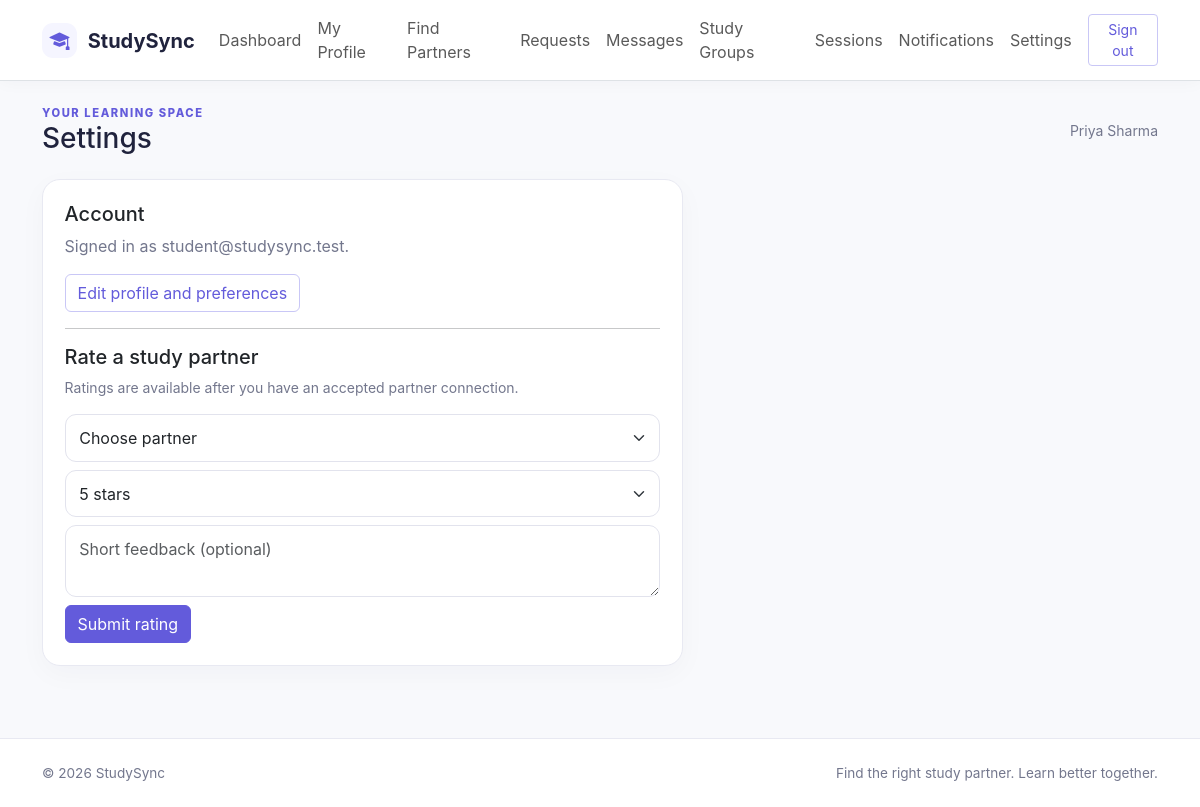
The page /student/settings.php (signed in) on the database its author committed.
### tables this page shows
CREATE TABLE student_profiles(user_id BIGINT UNSIGNED PRIMARY KEY,college VARCHAR(180) NOT NULL DEFAULT '',course VARCHAR(120) NOT NULL DEFAULT '',semester TINYINT UNSIGNED NULL,about TEXT NULL,learning_goals TEXT NULL,study_mode ENUM('Online','Offline','Both') NULL,availability_days VARCHAR(100) NULL,start_time TIME NULL,end_time TIME NULL,languages VARCHAR(180) NULL,avatar VARCHAR(255) NULL,FOREIGN KEY(user_id) REFERENCES users(id) ON DELETE CASCADE);

CREATE TABLE users(id BIGINT UNSIGNED AUTO_INCREMENT PRIMARY KEY,name VARCHAR(120) NOT NULL,email VARCHAR(190) NOT NULL UNIQUE,password VARCHAR(255) NOT NULL,role ENUM('student','admin') NOT NULL DEFAULT 'student',status ENUM('active','inactive') NOT NULL DEFAULT 'active',created_at TIMESTAMP NOT NULL DEFAULT CURRENT_TIMESTAMP,updated_at TIMESTAMP NOT NULL DEFAULT CURRENT_TIMESTAMP ON UPDATE CURRENT_TIMESTAMP,INDEX(role,status));

### config/database.php (called while the page is built, shortened)
<?php
function db(): PDO {
    static $pdo;
    if (!$pdo) {
        $pdo = new PDO('mysql:host='.DB_HOST.';dbname='.DB_NAME.';charset=utf8mb4', DB_USER, DB_PASS, [PDO::ATTR_ERRMODE=>PDO::ERRMODE_EXCEPTION, PDO::ATTR_DEFAULT_FETCH_MODE=>PDO::FETCH_ASSOC, PDO::ATTR_EMULATE_PREPARES=>false]);
    }
    return $pdo;
}

### student/settings.php (the view)
<?php require_once __DIR__.'/../includes/functions.php';$u=require_login();page_start('Settings'); ?><div class="row g-4"><div class="col-lg-7"><div class="card"><div class="card-body"><h2 class="h5">Account</h2><p class="text-secondary">Signed in as <?= e($u['email']) ?>.</p><a href="edit-profile.php" class="btn btn-outline-primary">Edit profile and preferences</a><hr><h2 class="h5">Rate a study partner</h2><p class="small text-secondary">Ratings are available after you have an accepted partner connection.</p><form method="post" action="../actions/rating.php"><input type="hidden" name="csrf" value="<?= e(csrf()) ?>"><select class="form-select mb-2" name="ratee_id" required><option value="">Choose partner</option><?php $q=db()->prepare("SELECT DISTINCT u.id,u.name FROM users u JOIN study_requests r ON r.status='accepted' AND ((r.sender_id=? AND r.receiver_id=u.id) OR (r.receiver_id=? AND r.sender_id=u.id))");$q->execute([(int)$u['id'],(int)$u['id']]);foreach($q as $r): ?><option value="<?= $r['id'] ?>"><?= e($r['name']) ?></option><?php endforeach ?></select><select class="form-select mb-2" name="rating"><option value="5">5 stars</option><option value="4">4 stars</option><option value="3">3 stars</option><option value="2">2 stars</option><option value="1">1 star</option></select><textarea class="form-control mb-2" name="feedback" maxlength="500" placeholder="Short feedback (optional)"></textarea><button class="btn btn-primary">Submit rating</button></form></div></div></div></div><?php page_end(); ?>

### includes/functions.php (shortened to what this page needs)
<?php
require_once __DIR__.'/../config/database.php';
function e($v): string { return htmlspecialchars((string)$v, ENT_QUOTES|ENT_SUBSTITUTE, 'UTF-8'); }
function current_user(): ?array { if(empty($_SESSION['uid'])) return null; $q=db()->prepare('SELECT u.id,u.name,u.email,u.role,u.status,p.college,p.course,p.semester,p.avatar FROM users u LEFT JOIN student_profiles p ON p.user_id=u.id WHERE u.id=?'); $q->execute([$_SESSION['uid']]); return $q->fetch() ?: null; }
function page_start(string $title,bool $admin=false): void { $u=current_user(); $flash=$_SESSION['flash']??null;unset($_SESSION['flash']); echo '<!doctype html><html lang="en"><head><meta charset="utf-8"><meta name="viewport" content="width=device-width, initial-scale=1"><title>'.e($title).' · StudySync</title><link href="https://cdn.jsdelivr.net/npm/bootstrap@5.3.3/dist/css/bootstrap.min.css" rel="stylesheet"><link href="https://cdn.jsdelivr.net/npm/bootstrap-icons@1.11.3/font/bootstrap-icons.min.css" rel="stylesheet"><link href="'.(str_contains($_SERVER['PHP_SELF'],'/student/')||str_contains($_SERVER['PHP_SELF'],'/admin/')?'../':'').'assets/css/style.css" rel="stylesheet"></head><body><nav class="navbar navbar-expand-lg bg-white border-bottom sticky-top"><div class="container"><a class="navbar-brand fw-bold" href="'.(str_contains($_SERVER['PHP_SELF'],'/student/')?'dashboard.php':'index.php').'"><span class="brand-icon"><i class="bi bi-mortarboard-fill"></i></span> StudySync</a><button class="navbar-toggler" data-bs-toggle="collapse" data-bs-target="#nav"><span class="navbar-toggler-icon"></span></button><div id="nav" class="collapse navbar-collapse"><div class="navbar-nav ms-auto align-items-lg-center">'; if($u){$base=$admin?'../admin/':'../student/';$items=$admin?['Dashboard'=>'dashboard.php','Students'=>'students.php','Subjects'=>'catalog.php?type=subject','Skills'=>'catalog.php?type=skill','Groups'=>'groups.php','Reports'=>'reports.php','Feedback'=>'feedback.php']:['Dashboard'=>'dashboard.php','My Profile'=>'profile.php','Find Partners'=>'find-partners.php','Requests'=>'requests.php','Messages'=>'messages.php','Study Groups'=>'groups.php','Sessions'=>'sessions.php','Notifications'=>'notifications.php','Settings'=>'settings.php']; foreach($items as $n=>$url)echo '<a class="nav-link" href="'.$base.$url.'">'.e($n).'</a>';echo '<a class="btn btn-sm btn-outline-primary ms-lg-2" href="'.($admin?'../':'').'logout.php">Sign out</a>'; } else echo '<a class="nav-link" href="'.(str_contains($_SERVER['PHP_SELF'],'about.php')?'../':'').'index.php#how">How it works</a><a class="nav-link" href="'.(str_contains($_SERVER['PHP_SELF'],'about.php')?'about.php':'about.php').'"><span>About</span></a><a class="nav-link" href="'.(str_contains($_SERVER['PHP_SELF'],'about.php')?'../':'').'login.php">Login</a><a class="btn btn-primary ms-lg-2" href="'.(str_contains($_SERVER['PHP_SELF'],'about.php')?'../':'').'register.php">Get started</a>';echo '</div></div></div></nav><main class="container py-4">';if($flash)echo '<div class="alert alert-'.e($flash[0]).' alert-dismissible">'.e($flash[1]).'<button class="btn-close" data-bs-dismiss="alert"></button></div>'; if($u)echo '<div class="d-flex align-items-center justify-content-between mb-4"><div><div class="eyebrow">'.($admin?'ADMIN CONSOLE':'YOUR LEARNING SPACE').'</div><h1 class="h3 mb-0">'.e($title).'</h1></div><div class="small text-secondary">'.e($u['name']).'</div></div>'; }
function page_end(): void { echo '</main><footer class="footer py-4 mt-5"><div class="container d-flex justify-content-between"><span>© '.date('Y').' StudySync</span><span>Find the right study partner. Learn better together.</span></div></footer><script src="https://cdn.jsdelivr.net/npm/bootstrap@5.3.3/dist/js/bootstrap.bundle.min.js"></script><script src="'.(str_contains($_SERVER['PHP_SELF'],'/student/')||str_contains($_SERVER['PHP_SELF'],'/admin/')?'../':'').'assets/js/main.js"></script></body></html>'; }

### assets/css/style.css (style rules this page uses)
:root { --ink:#20233d;--muted:#73778d;--primary:#635bdb;--soft:#f5f5ff;--line:#e8e9f2 }
* { box-sizing:border-box }
body { background:#f8f9fc;color:var(--ink);font-family:Inter,ui-sans-serif,system-ui,-apple-system,"Segoe UI",sans-serif }
.navbar { box-shadow:0 2px 16px #20233d08 }
.navbar-brand { color:var(--ink) }
.brand-icon { display:inline-grid;place-items:center;background:var(--soft);color:var(--primary);width:35px;height:35px;border-radius:11px;margin-right:6px }
.btn-primary { background:var(--primary);border-color:var(--primary) }
.btn-outline-primary { color:var(--primary);border-color:#c9c7f6 }
.card,.panel { border:1px solid var(--line);border-radius:18px;box-shadow:0 8px 28px #20233d08;background:#fff }
.card { overflow:hidden }
.card-body { padding:1.35rem }
.eyebrow { font-size:.7rem;letter-spacing:.14em;color:var(--primary);font-weight:800 }
.text-secondary { color:var(--muted)!important }
.footer { background:#fff;border-top:1px solid var(--line);color:var(--muted);font-size:.85rem }
.form-control,.form-select { border-color:#e2e3ed;border-radius:11px;padding:.68rem .85rem }

### rows shown on the page
student_profiles: user_id.name "Priya Sharma", user_id.email "student@studysync.test"

### other values the page prints
$n "Dashboard"
$n "My Profile"
$n "Find Partners"
$n "Requests"
$n "Messages"
$n "Study Groups"
$n "Sessions"
$n "Notifications"
$n "Settings"
$title "Settings"
